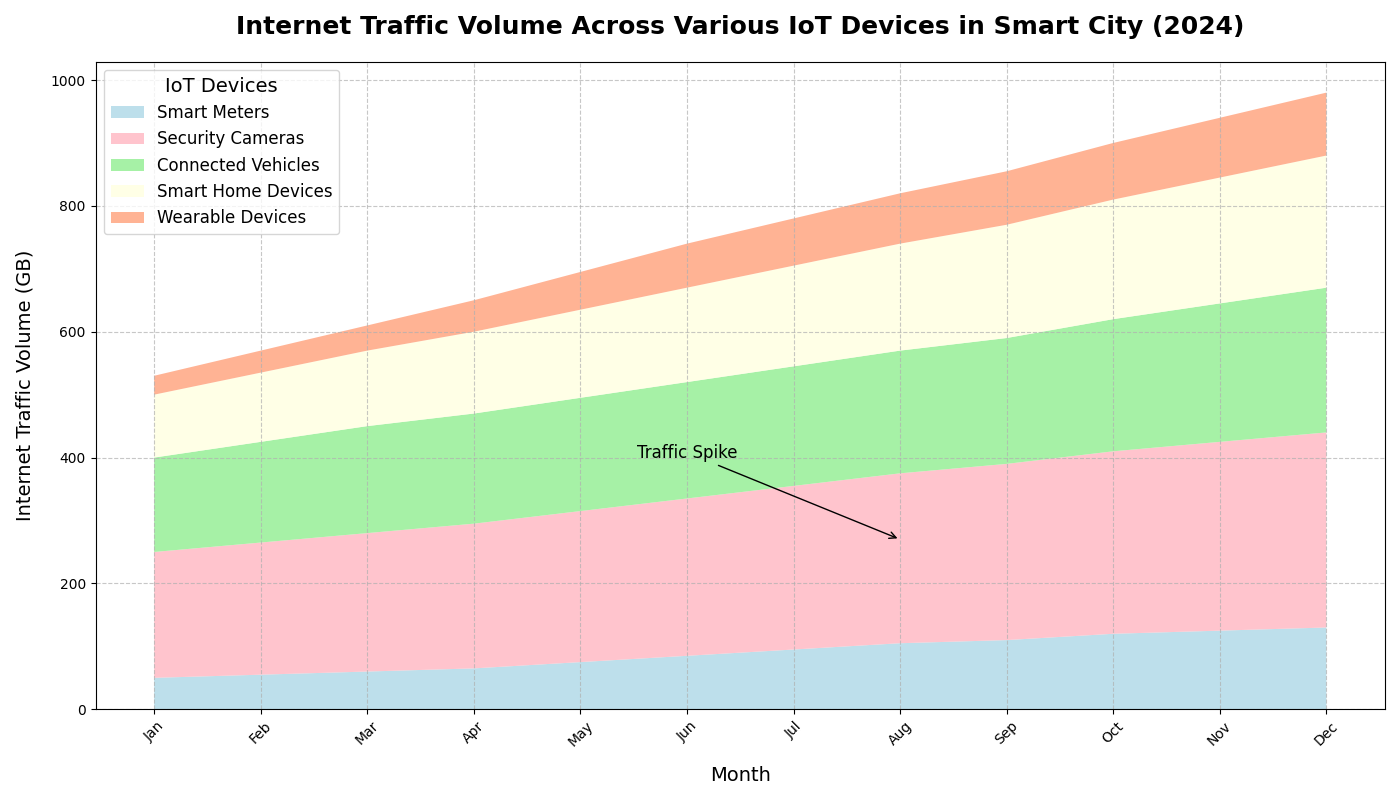

This chart was generated by the following Python code:
import matplotlib.pyplot as plt
import numpy as np

# Define the months and categories of IoT devices
months = ['Jan', 'Feb', 'Mar', 'Apr', 'May', 'Jun', 'Jul', 'Aug', 'Sep', 'Oct', 'Nov', 'Dec']
devices = ['Smart Meters', 'Security Cameras', 'Connected Vehicles', 'Smart Home Devices', 'Wearable Devices']

# Monthly Internet Traffic Volume data in Gigabytes (GB) for each category over the months
smart_meters_traffic = [50, 55, 60, 65, 75, 85, 95, 105, 110, 120, 125, 130]
security_cameras_traffic = [200, 210, 220, 230, 240, 250, 260, 270, 280, 290, 300, 310]
connected_vehicles_traffic = [150, 160, 170, 175, 180, 185, 190, 195, 200, 210, 220, 230]
smart_home_traffic = [100, 110, 120, 130, 140, 150, 160, 170, 180, 190, 200, 210]
wearable_devices_traffic = [30, 35, 40, 50, 60, 70, 75, 80, 85, 90, 95, 100]

# Set up the plot
fig, ax = plt.subplots(figsize=(14, 8))

# Stack the data for plotting the area chart
traffic_data = np.vstack([
    smart_meters_traffic, 
    security_cameras_traffic, 
    connected_vehicles_traffic, 
    smart_home_traffic, 
    wearable_devices_traffic
])

# Create the stacked area plot
ax.stackplot(months, traffic_data, labels=devices, colors=['#ADD8E6', '#FFB6C1', '#90EE90', '#FFFFE0', '#FFA07A'], alpha=0.8)

# Customize the chart
ax.set_title("Internet Traffic Volume Across Various IoT Devices in Smart City (2024)", fontsize=18, fontweight='bold', pad=20)
ax.set_xlabel("Month", fontsize=14, labelpad=12)
ax.set_ylabel("Internet Traffic Volume (GB)", fontsize=14, labelpad=12)

# Rotate x-axis labels to avoid overlap
plt.xticks(rotation=45)

# Add a legend
ax.legend(loc='upper left', fontsize=12, title="IoT Devices", title_fontsize='14')

# Annotate significant traffic volume increase
ax.annotate('Traffic Spike', xy=('Aug', 270), xytext=('Jun', 400),
            arrowprops=dict(facecolor='black', arrowstyle='->'), fontsize=12, ha='center')

# Add a grid to enhance readability
ax.grid(True, linestyle='--', alpha=0.7)

# Automatically adjust layout to prevent overlap and improve aesthetics
plt.tight_layout()

# Display the plot
plt.show()
